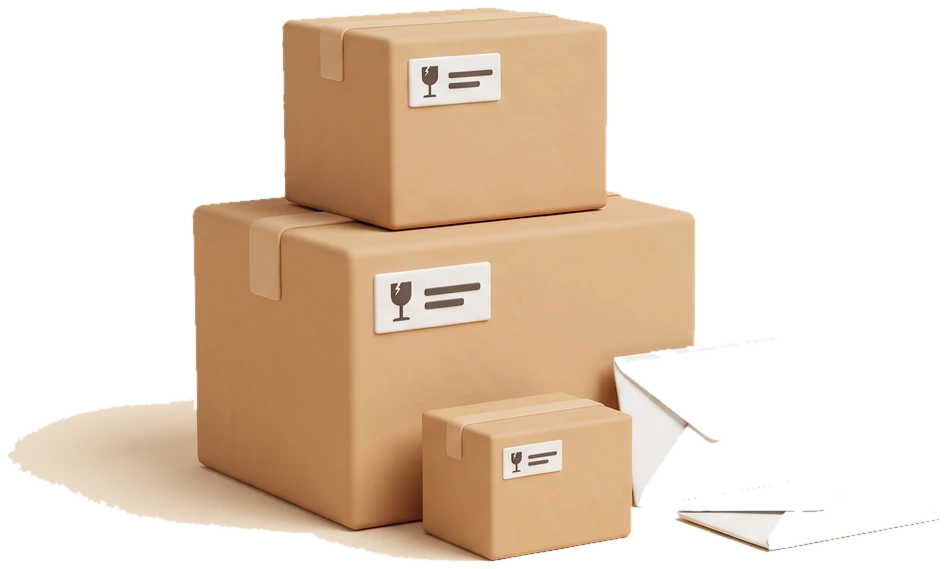
#> input picture assets/boxes.webp, 947 x 569 px
$ python keyout.py ../assets/boxes.webp ../assets/bust-real.webp 5 5
#> lines starting #> are read from the running program, lines starting #| are printed output that depends on the picture
# usage: keyout.py in out height [thresh]
import sys
from PIL import Image, ImageDraw, ImageFilter
src, out, H = sys.argv[1], sys.argv[2], int(sys.argv[3]); thresh = int(sys.argv[4]) if len(sys.argv)>4 else 28
im = Image.open(src).convert('RGB')
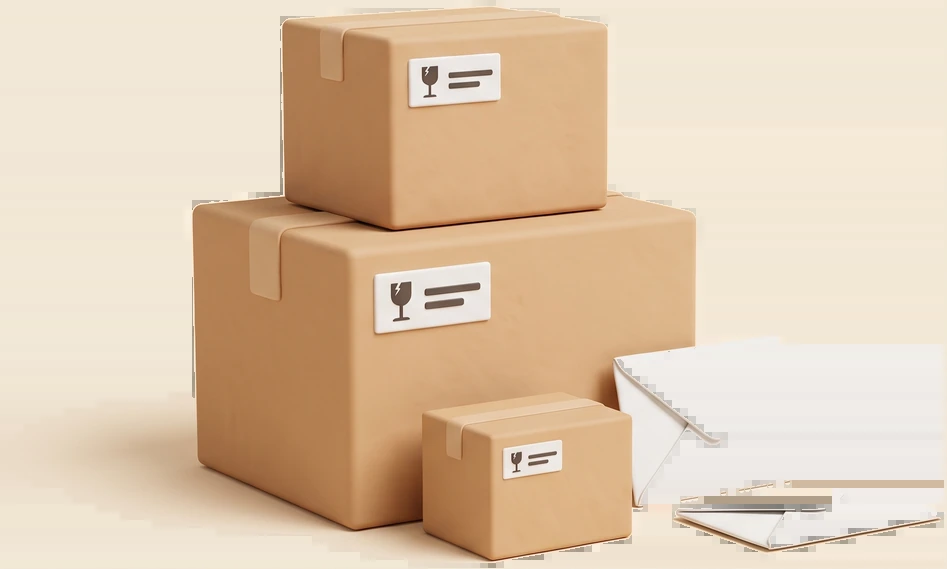
#> im: PIL image 947x569 RGB; mean R, G, B 223, 200, 174.3
im = im.resize((round(im.width*H/im.height), H), Image.LANCZOS)
w,h = im.size
#> w = 8; h = 5
work = im.copy()
SENT=(255,0,255)
for xy in [(0,0),(w-1,0),(0,h-1),(w-1,h-1),(w//2,0),(w//2,h-1),(0,h//2),(w-1,h//2)]:
    if work.getpixel(xy)!=SENT: ImageDraw.floodfill(work, xy, SENT, thresh=thresh)
px=work.load(); mask=Image.new('L',(w,h),255); mp=mask.load()
for y in range(h):
    for x in range(w):
        if px[x,y]==SENT: mp[x,y]=0
# shrink edge 1px then feather
mask = mask.filter(ImageFilter.MinFilter(3)).filter(ImageFilter.GaussianBlur(0.8))
rgba = im.convert('RGBA'); rgba.putalpha(mask)
# crop to content bbox with margin
bb = mask.getbbox(); m=6
#> after `bb = mask.getbbox()`: bb = (0, 0, 7, 5)
rgba = rgba.crop((max(0,bb[0]-m),max(0,bb[1]-m),min(w,bb[2]+m),min(h,bb[3]+m)))
rgba.save(out, quality=92 if out.endswith('.webp') else None, method=6 if out.endswith('.webp') else None)
print(out, rgba.size)
#| ../assets/bust-real.webp (8, 5)

$ run again, on assets/hero-scene.webp
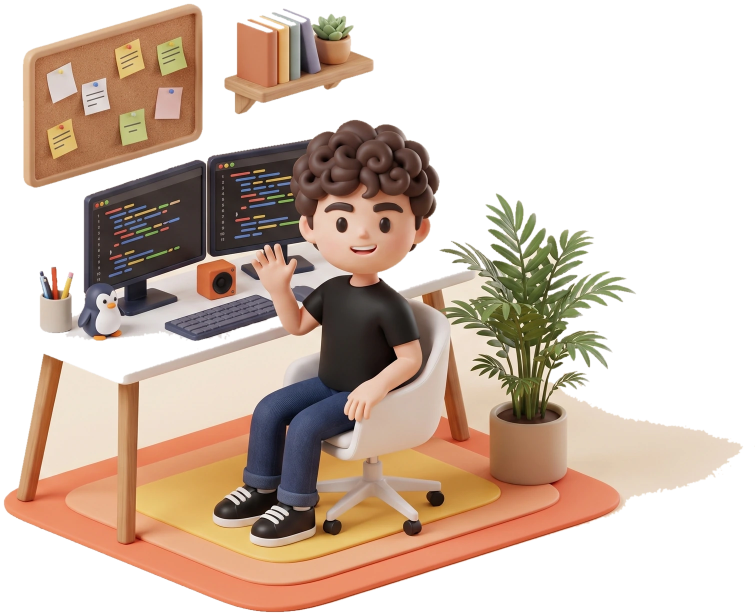
#> input picture assets/hero-scene.webp, 1510 x 1232 px (shown at 1/2 size)
#> `im = Image.open(src).convert('RGB')`:
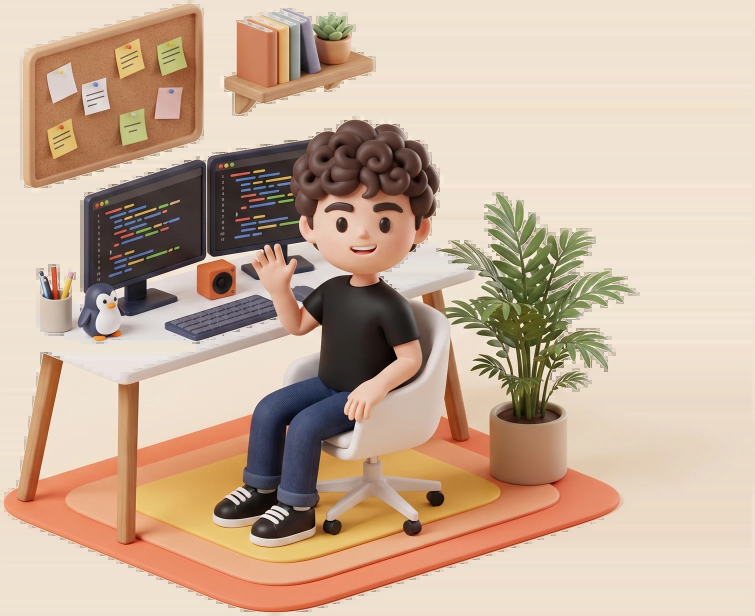
#> im: PIL image 1510x1232 RGB (shown at 1/2 size); mean R, G, B 200.7, 176.2, 155.1
#| ../assets/hero-scene.webp (6, 5)
